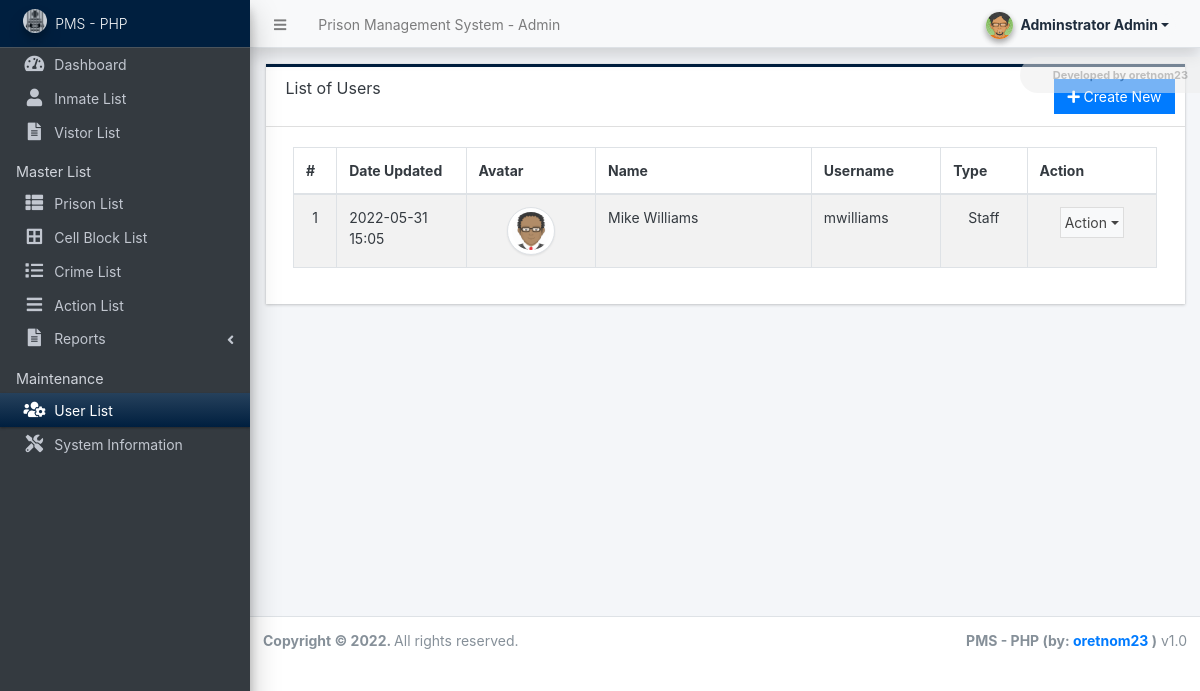
Page /admin/?page=user/list (signed in) on the committed database.
### tables this page shows
CREATE TABLE `users` (
  `id` int(50) NOT NULL,
  `firstname` varchar(250) NOT NULL,
  `middlename` text DEFAULT NULL,
  `lastname` varchar(250) NOT NULL,
  `username` text NOT NULL,
  `password` text NOT NULL,
  `avatar` text DEFAULT NULL,
  `last_login` datetime DEFAULT NULL,
  `type` tinyint(1) NOT NULL DEFAULT 0,
  `date_added` datetime NOT NULL DEFAULT current_timestamp(),
  `date_updated` datetime DEFAULT current_timestamp() ON UPDATE current_timestamp()
);

### classes/DBConnection.php (called while the page is built, shortened)
<?php
class DBConnection{
    private $host = DB_SERVER;
    private $username = DB_USERNAME;
    private $password = DB_PASSWORD;
    private $database = DB_NAME;
    public $conn;
    public function __construct(){
        if (!isset($this->conn)) {
            $this->conn = new mysqli($this->host, $this->username, $this->password, $this->database);
        }
    }
}
?>

### classes/SystemSettings.php (called while the page is built, shortened)
<?php
class SystemSettings extends DBConnection{
	function userdata($field = ''){
		if(!empty($field)){
			if(isset($_SESSION['userdata'][$field]))
				return $_SESSION['userdata'][$field];
			else
				return null;
		}else{
			return false;
		}
	}
}
$_settings = new SystemSettings();
?>

### config.php (called while the page is built, shortened)
<?php
require_once('classes/DBConnection.php');
require_once('classes/SystemSettings.php');
function validate_image($file){
    global $_settings;
	if(!empty($file)){
        $ex = explode("?",$file);
        $file = $ex[0];
        $ts = isset($ex[1]) ? "?".$ex[1] : '';
		if(is_file(base_app.$file)){
			return base_url.$file.$ts;
		}else{
			return base_url.($_settings->info('logo'));
		}
	}else{
		return base_url.($_settings->info('logo'));
	}
}
?>

### admin/user/list.php (the view, shortened to what this page needs)
<div class="card card-outline rounded-0 card-navy">
	<div class="card-header">
		<h3 class="card-title">List of Users</h3>
		<div class="card-tools">
			<a href="./?page=user/manage_user" id="create_new" class="btn btn-flat btn-primary"><span class="fas fa-plus"></span>  Create New</a>
		</div>
	</div>
	<div class="card-body">
        <div class="container-fluid">
			<table class="table table-hover table-striped table-bordered" id="list">
				<colgroup>
					<col width="5%">
					<col width="15%">
					<col width="15%">
					<col width="25%">
					<col width="15%">
					<col width="10%">
					<col width="15%">
				</colgroup>
				<thead>
					<tr>
						<th>#</th>
						<th>Date Updated</th>
						<th>Avatar</th>
						<th>Name</th>
						<th>Username</th>
						<th>Type</th>
						<th>Action</th>
					</tr>
				</thead>
				<tbody>
					<?php
					$i = 1;
						$qry = $conn->query("SELECT *, concat(firstname,' ', coalesce(concat(middlename,' '), '') , lastname) as `name` from `users` where id != '{$_settings->userdata('id')}' order by concat(firstname,' ', lastname) asc ");
						while($row = $qry->fetch_assoc()):
					?>
						<tr>
							<td class="text-center"><?php echo $i++; ?></td>
							<td><?php echo date("Y-m-d H:i",strtotime($row['date_updated'])) ?></td>
							<td class="text-center">
                                <img src="<?= validate_image($row['avatar']) ?>" alt="" class="img-thumbnail rounded-circle user-avatar">
                            </td>
							<td><?php echo $row['name'] ?></td>
							<td><?php echo $row['username'] ?></td>
							<td class="text-center">
                                <?php if($row['type'] == 1): ?>
                                    Administrator
                                <?php elseif($row['type'] == 2): ?>
                                    Staff
                                <?php else: ?>
									N/A
                                <?php endif; ?>
                            </td>
							<td align="center">
								 <button type="button" class="btn btn-flat p-1 btn-default btn-sm dropdown-toggle dropdown-icon" data-toggle="dropdown">
				                  		Action
				                  </button>
							</td>
						</tr>
					<?php endwhile; ?>
				</tbody>
			</table>
		</div>
	</div>
</div>

### admin/user/list.php (style rules this page uses)
.user-avatar { width:3rem; height:3rem; object-fit:scale-down; object-position:center center; }

### rows in the picture
users: date_updated "2022-05-31 15:05", avatar (picture), name "Mike Williams", username "mwilliams", type "Staff"

### other values in the picture
$_settings->info('name') "Prison Management System"
$_settings->userdata('firstname').' '.$_settings->userdata('lastname') "Adminstrator Admin"
$_settings->info('short_name') "PMS - PHP"
